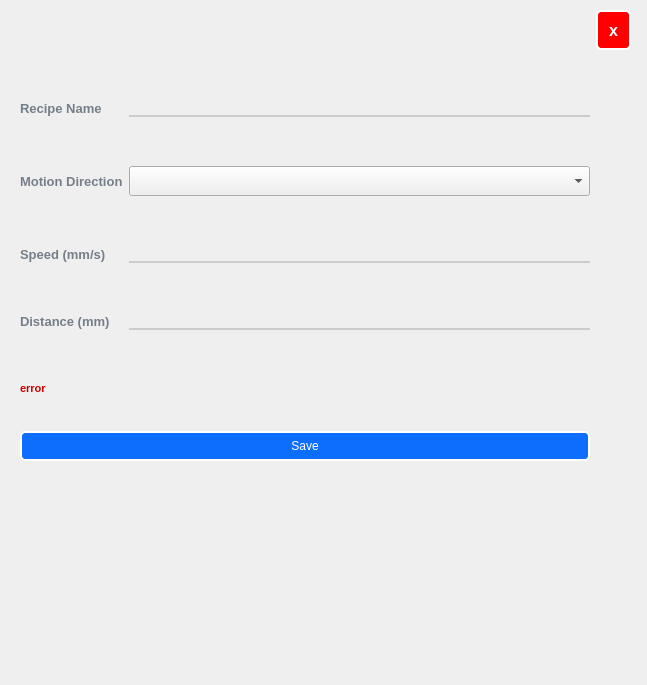
<?xml version="1.0" encoding="UTF-8"?>
<ui version="4.0">
 <class>Recipe_create_page</class>
 <widget class="QWidget" name="Recipe_create_page">
  <property name="geometry">
   <rect>
    <x>0</x>
    <y>0</y>
    <width>647</width>
    <height>685</height>
   </rect>
  </property>
  <property name="windowTitle">
   <string>User Registration</string>
  </property>
  <property name="styleSheet">
   <string notr="true">/* Set style for function widget */
#widget{
	background-color:#fff;
	border-radius: 5px;
}

/* Set style for QLabel */
QLabel{
	color:#767e89
}

QLabel#error_message_Label{
	color:#cd0000;
}

/* Set style for QLineEdit */
QLineEdit {
	border: none;
	border-bottom: 2px solid #cccccc;
}

QLineEdit:focus{
	border-bottom: 2px solid #28a2a2;
}

/* Set style for QPushButton */
QPushButton#save_PB {
	background-color: #0d6efd;
	border:  2px solid#fff;
	color:#fff;
	border-radius: 5px;
	padding: 6px;
	margin-top: 10px;
}

QPushButton#close_PB {
	background-color: #ff0000;
	border:  2px solid#fff;
	color:#fff;
	border-radius: 5px;
}

QPushButton:hover,
QPushButton:clicked{
	background-color: #0b5ed7;
	border:  2px solid #9ac3fe;
}</string>
  </property>
  <widget class="QWidget" name="layoutWidget">
   <property name="geometry">
    <rect>
     <x>20</x>
     <y>10</y>
     <width>611</width>
     <height>541</height>
    </rect>
   </property>
   <layout class="QGridLayout" name="gridLayout">
    <item row="4" column="0">
     <widget class="QPushButton" name="save_PB">
      <property name="text">
       <string>Save</string>
      </property>
     </widget>
    </item>
    <item row="5" column="0">
     <spacer name="verticalSpacer">
      <property name="orientation">
       <enum>Qt::Vertical</enum>
      </property>
      <property name="sizeType">
       <enum>QSizePolicy::Preferred</enum>
      </property>
      <property name="sizeHint" stdset="0">
       <size>
        <width>20</width>
        <height>90</height>
       </size>
      </property>
     </spacer>
    </item>
    <item row="0" column="1">
     <widget class="QPushButton" name="close_PB">
      <property name="sizePolicy">
       <sizepolicy hsizetype="Preferred" vsizetype="Preferred">
        <horstretch>0</horstretch>
        <verstretch>0</verstretch>
       </sizepolicy>
      </property>
      <property name="minimumSize">
       <size>
        <width>35</width>
        <height>40</height>
       </size>
      </property>
      <property name="maximumSize">
       <size>
        <width>35</width>
        <height>40</height>
       </size>
      </property>
      <property name="font">
       <font>
        <pointsize>12</pointsize>
        <weight>75</weight>
        <bold>true</bold>
       </font>
      </property>
      <property name="styleSheet">
       <string notr="true"/>
      </property>
      <property name="text">
       <string>x</string>
      </property>
      <property name="iconSize">
       <size>
        <width>20</width>
        <height>20</height>
       </size>
      </property>
      <property name="flat">
       <bool>true</bool>
      </property>
     </widget>
    </item>
    <item row="1" column="1">
     <spacer name="verticalSpacer_5">
      <property name="orientation">
       <enum>Qt::Vertical</enum>
      </property>
      <property name="sizeHint" stdset="0">
       <size>
        <width>20</width>
        <height>40</height>
       </size>
      </property>
     </spacer>
    </item>
    <item row="0" column="0">
     <spacer name="horizontalSpacer_3">
      <property name="orientation">
       <enum>Qt::Horizontal</enum>
      </property>
      <property name="sizeHint" stdset="0">
       <size>
        <width>40</width>
        <height>20</height>
       </size>
      </property>
     </spacer>
    </item>
    <item row="1" column="0">
     <layout class="QGridLayout" name="gridLayout_3">
      <item row="0" column="1">
       <widget class="QLineEdit" name="recipe_name_lineEdit">
        <property name="styleSheet">
         <string notr="true">background-color:rgba(0,0,0,0);
font: 12pt &quot;MS Shell Dlg 2&quot;;</string>
        </property>
       </widget>
      </item>
      <item row="0" column="0">
       <widget class="QLabel" name="recipe_name_Label">
        <property name="sizePolicy">
         <sizepolicy hsizetype="Preferred" vsizetype="Preferred">
          <horstretch>0</horstretch>
          <verstretch>0</verstretch>
         </sizepolicy>
        </property>
        <property name="font">
         <font>
          <family>MS Shell Dlg 2</family>
          <pointsize>10</pointsize>
          <weight>75</weight>
          <italic>false</italic>
          <bold>true</bold>
         </font>
        </property>
        <property name="styleSheet">
         <string notr="true"/>
        </property>
        <property name="text">
         <string>Recipe Name</string>
        </property>
       </widget>
      </item>
      <item row="1" column="0">
       <widget class="QLabel" name="motion_diretion_Label">
        <property name="sizePolicy">
         <sizepolicy hsizetype="Preferred" vsizetype="Preferred">
          <horstretch>0</horstretch>
          <verstretch>0</verstretch>
         </sizepolicy>
        </property>
        <property name="font">
         <font>
          <family>MS Shell Dlg 2</family>
          <pointsize>10</pointsize>
          <weight>75</weight>
          <italic>false</italic>
          <bold>true</bold>
         </font>
        </property>
        <property name="styleSheet">
         <string notr="true"/>
        </property>
        <property name="text">
         <string>Motion Direction</string>
        </property>
       </widget>
      </item>
      <item row="3" column="0">
       <widget class="QLabel" name="distance_Label">
        <property name="sizePolicy">
         <sizepolicy hsizetype="Preferred" vsizetype="Preferred">
          <horstretch>0</horstretch>
          <verstretch>0</verstretch>
         </sizepolicy>
        </property>
        <property name="font">
         <font>
          <family>MS Shell Dlg 2</family>
          <pointsize>10</pointsize>
          <weight>75</weight>
          <italic>false</italic>
          <bold>true</bold>
         </font>
        </property>
        <property name="styleSheet">
         <string notr="true"/>
        </property>
        <property name="text">
         <string>Distance (mm)</string>
        </property>
       </widget>
      </item>
      <item row="3" column="1">
       <widget class="QLineEdit" name="distance_lineEdit">
        <property name="styleSheet">
         <string notr="true">background-color:rgba(0,0,0,0);
font: 12pt &quot;MS Shell Dlg 2&quot;;</string>
        </property>
       </widget>
      </item>
      <item row="2" column="1">
       <widget class="QLineEdit" name="speed_lineEdit">
        <property name="styleSheet">
         <string notr="true">background-color:rgba(0,0,0,0);
font: 12pt &quot;MS Shell Dlg 2&quot;;</string>
        </property>
       </widget>
      </item>
      <item row="2" column="0">
       <widget class="QLabel" name="speed_Label">
        <property name="sizePolicy">
         <sizepolicy hsizetype="Preferred" vsizetype="Preferred">
          <horstretch>0</horstretch>
          <verstretch>0</verstretch>
         </sizepolicy>
        </property>
        <property name="font">
         <font>
          <family>MS Shell Dlg 2</family>
          <pointsize>10</pointsize>
          <weight>75</weight>
          <italic>false</italic>
          <bold>true</bold>
         </font>
        </property>
        <property name="styleSheet">
         <string notr="true"/>
        </property>
        <property name="text">
         <string>Speed (mm/s)</string>
        </property>
       </widget>
      </item>
      <item row="1" column="1">
       <widget class="QComboBox" name="motion_direction_comboBox">
        <property name="sizePolicy">
         <sizepolicy hsizetype="Preferred" vsizetype="Preferred">
          <horstretch>0</horstretch>
          <verstretch>0</verstretch>
         </sizepolicy>
        </property>
        <property name="maximumSize">
         <size>
          <width>16777215</width>
          <height>30</height>
         </size>
        </property>
       </widget>
      </item>
     </layout>
    </item>
    <item row="2" column="0">
     <widget class="QLabel" name="error_message_Label">
      <property name="font">
       <font>
        <family>MS Shell Dlg 2</family>
        <pointsize>8</pointsize>
        <weight>75</weight>
        <italic>false</italic>
        <bold>true</bold>
       </font>
      </property>
      <property name="styleSheet">
       <string notr="true"/>
      </property>
      <property name="text">
       <string>error</string>
      </property>
      <property name="wordWrap">
       <bool>true</bool>
      </property>
     </widget>
    </item>
    <item row="3" column="0">
     <spacer name="verticalSpacer_2">
      <property name="orientation">
       <enum>Qt::Vertical</enum>
      </property>
      <property name="sizeType">
       <enum>QSizePolicy::Preferred</enum>
      </property>
      <property name="sizeHint" stdset="0">
       <size>
        <width>20</width>
        <height>20</height>
       </size>
      </property>
     </spacer>
    </item>
   </layout>
  </widget>
 </widget>
 <resources/>
 <connections/>
</ui>
